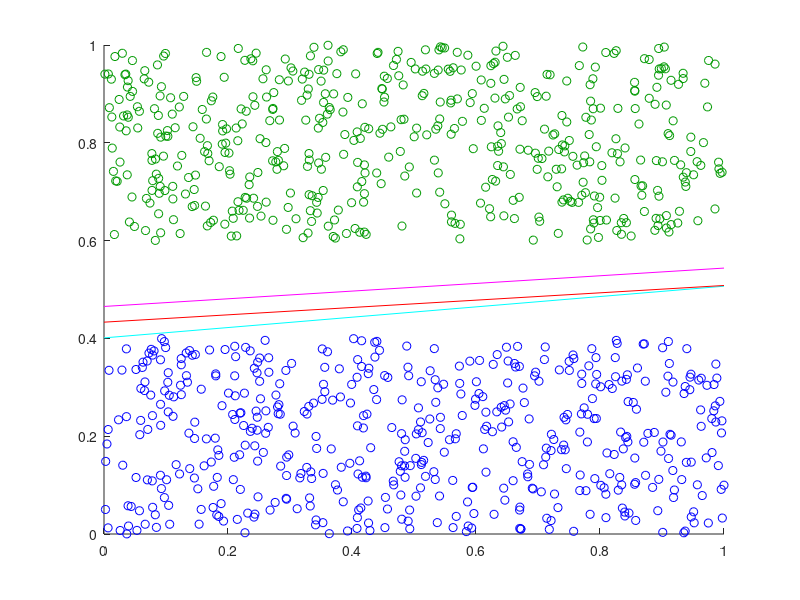

This figure's MATLAB source:
function Perceptron
clc
clear all
close all
I = 1000;
n = 2;
eta = 0.5;
W = zeros (1,n+1);
W(1) = rand;
W(2) = rand;
k = 0;
hold on

X = ones (I,3);
X(:,2) = rand(I,1);
X(1:I/2,3) = 0 + (0.4-0)*rand(I/2,1);
X(I/2:I,3) = 0.6 + (1-0.6)*rand(I/2+1,1);

Y = ones(I,1);
for i=1:I
    if X(i,3) > 0.6
        Y(i) = -1;
        plot(X(i,2), X(i,3), 'o','color',[0 0.6 0]);
    else
        plot(X(i,2),X(i,3),'ob');
    end
end

tic
while 1
    A = [];
    j = 1;
    for i=1:I
        if W * X(i,:)' > 0
            w = 1;
        else
            w = -1;
        end
        if Y(i) ~= w
            A(j,1) = X(i,1);
            A(j,2) = X(i,2);
            A(j,3) = X(i,3);
            A(j,4) = Y(i);
            j = j + 1;
        end
    end
    
    if j == 1
        break;
    end
    
    [wi,~] = size(A);
    r = randi(wi);
    Xk = [A(r,1), A(r,2), A(r,3)];
    W = W + eta*A(r,4)*Xk;
end
toc

x1 = 0 : 0.05 : 1;
x2 = -(W(1) + W(2) * x1) / W(3);
plot(x1,x2,'c');





I = 1000;
n = 2;
eta = 0.5;
W = zeros (1,n+1);
W(1) = rand;
W(2) = rand;
k = 0;
kmax = 2000;
prog = 0;
czas = 0;
czas_rek = 0;
W_rek = 0;
prog_rek = 0;
klasyf_rek = 0;
hold on

X = ones (I,3);
X(:,2) = rand(I,1);
X(1:I/2,3) = 0 + (0.4-0)*rand(I/2,1);
X(I/2:I,3) = 0.6 + (1-0.6)*rand(I/2+1,1);

Y = ones(I,2);
Y(:,2) = 0;

for i=1:I
    if X(i,3) > 0.6
        Y(i) = -1;
    end
end

X(:,end+1) = Y(:,1);
tic
while k < kmax
    i = randi(I);
        if W * X(i,1:end-1)' > prog
            w = 1;
        else
            w = -1;
        end
        
        if Y(i,1) ~= w
                Xk = X(i,1:end-1);
                X(i,end);
                W = W + eta*X(i,end)*Xk;
                prog = prog - (eta*X(i,end));
                Y(i,2) = 0;
        else
            Y(i,2) = Y(i,2)+1;
            if Y(i,2) > czas_rek
                czas_rek = Y(i,2);
                W_rek = W;
                prog_rek = prog;
            end
        end
    k = k+1;
    
    [wi,~] = size(X);
    r = randi(wi);
    Xk = [X(r,1), X(r,2), X(r,3)];
    W = W + eta*X(r,4)*Xk;
end
toc

W = W_rek;

x1 = 0 : 0.05 : 1;
x2 = -(W(1)+0.3 + W(2) * x1) / W(3)+0.3;
plot(x1,x2,'m');





I = 1000;
n = 2;
eta = 0.5;
W = zeros (1,n+1);
W(1) = rand;
W(2) = rand;
k = 0;
kmax = 2000;
prog = 0;
czas = 0;
czas_rek = 0;
W_rek = 0;
prog_rek = 0;
klasyf_rek = 0;
hold on

X = ones (I,3);
X(:,2) = rand(I,1);
X(1:I/2,3) = 0 + (0.4-0)*rand(I/2,1);
X(I/2:I,3) = 0.6 + (1-0.6)*rand(I/2+1,1);

Y = ones(I,2);
Y(:,2) = 0;

for i=1:I
    if X(i,3) > 0.6
        Y(i) = -1;
    end
end

X(:,end+1) = Y(:,1);
tic
while k < kmax
    i = randi(length(X));
        if W * X(i,1:end-1)' > prog
            w = 1;
        else
            w = -1;
        end
        
        if Y(i,1) ~= w
                Xk = X(i,1:end-1);
                X(i,end);
                W = W + eta*X(i,end)*Xk;
                prog = prog - (eta*X(i,end));
                Y(i,2) = 0;
        else
            Y(i,2) = Y(i,2)+1;
            klasyf = 0;
            
            if Y(i,2) > czas_rek
                for j=1:(length(X))
                    if W * X(j,1:end-1)' > prog
                        w = 1;
                    else
                        w = -1;
                    end

                    if Y(j,1) == w
                        klasyf = klasyf + 1;
                    end
                end
                if klasyf > klasyf_rek
                    czas_rek = Y(i,2);
                    W_rek = W;
                end
            end
        end
    k = k+1;
    
    [wi,~] = size(X);
    r = randi(wi);
    Xk = [X(r,1), X(r,2), X(r,3)];
    W = W + eta*X(r,4)*Xk;
end
toc

W = W_rek;

x1 = 0 : 0.05 : 1;
x2 = -(W(1)+0.3 + W(2) * x1) / W(3)+0.3;
plot(x1,x2,'r');

end
